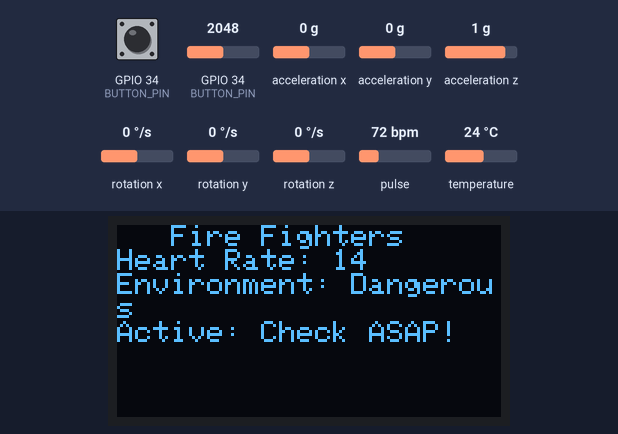
The sketch below on a simulated ESP32. On the bench: 128×64 one-colour display. The test bench sets the inputs (shaded band); at power-on: rotation x 0 °/s, GPIO 34 (BUTTON_PIN) HIGH, GPIO 34 (BUTTON_PIN) = 2048, rotation y 0 °/s, acceleration x 0 g, acceleration y 0 g, acceleration z 1 g, rotation z 0 °/s, pulse 72 bpm, temperature 24 °C. WiFi joins after 1.5 s; servers stay silent unless stated; I2S audio is not simulated (input reads silence); what the sketch prints to the serial monitor is not drawn.

Above: at 9.2 s.
9.3 s: rotation x set to -192 °/s
At 11.4 s:
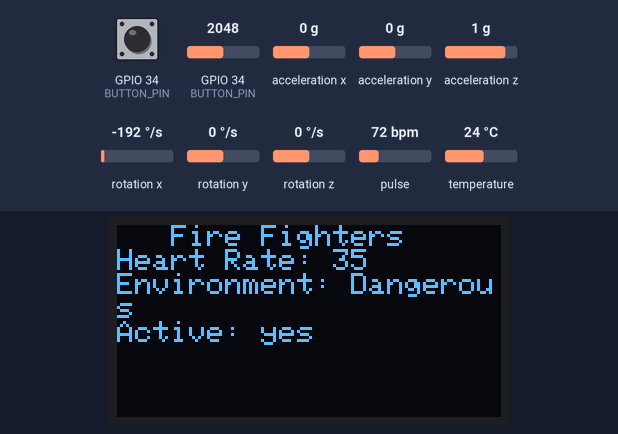
12.3 s: GPIO 34 (BUTTON_PIN) pulled LOW for 0.15 s
At 12.63 s:
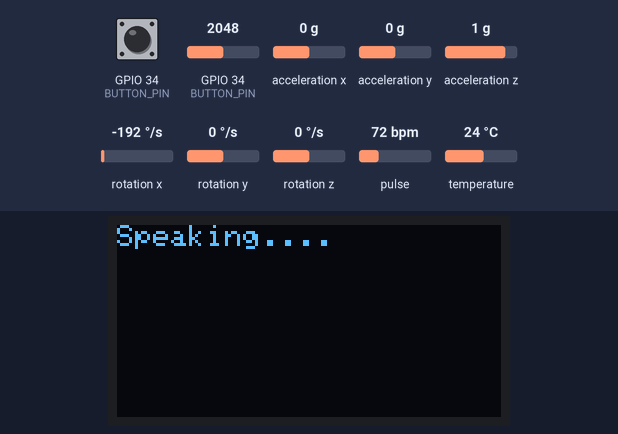
14.2 s: GPIO 34 (BUTTON_PIN) set to 210
At 15.6 s:
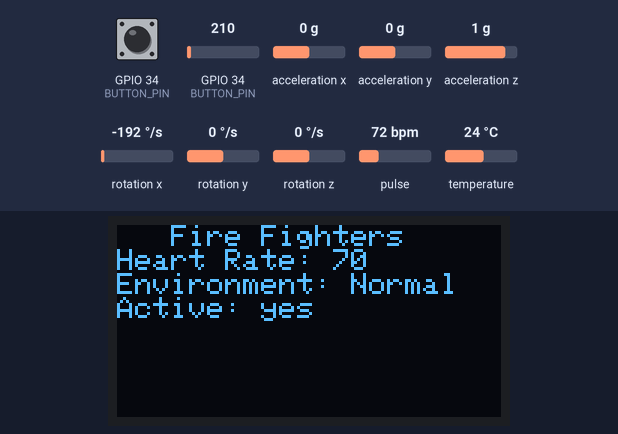
16.2 s: rotation x set to 0 °/s
At 17.9 s:
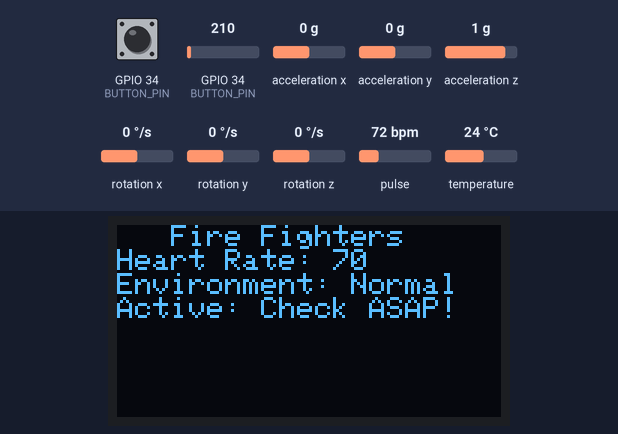
18.2 s: rotation y set to -192 °/s
At 19.9 s:
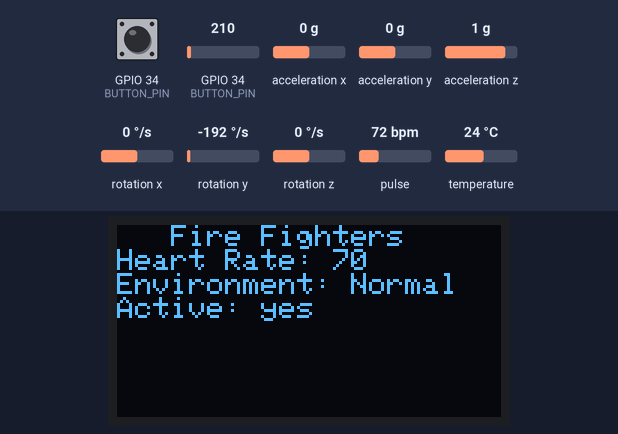
21.2 s: GPIO 34 (BUTTON_PIN) set to 290
At 24.3 s:
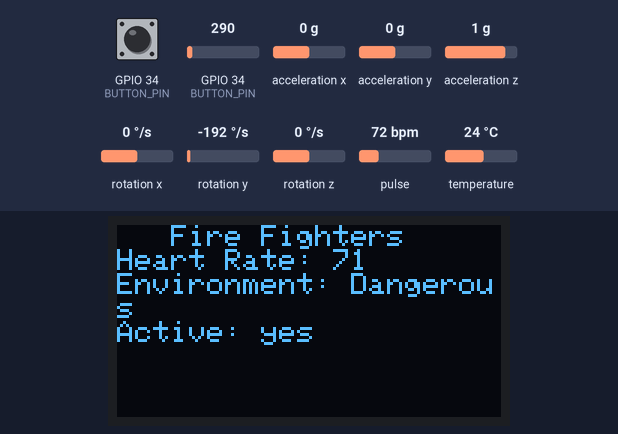
Timing chart, 0 to 25.8 s (numbered marks = the images above; inputs shaded):
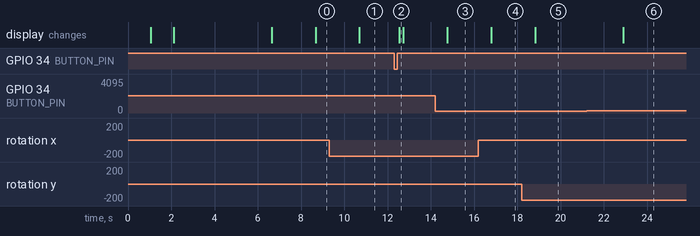

Measured:
- after the input at 9.3 s, the display: changes after 1.4 s (image 1)
- after the input at 12.3 s, the display: changes after 0.24 s (image 2)
- after the input at 14.2 s, the display: changes after 0.57 s (image 3)
- after the input at 16.2 s, the display: changes after 0.59 s (image 4)
- after the input at 18.2 s, the display: changes after 0.63 s (image 5)
- after the input at 21.2 s, the display: changes after 1.7 s (image 6)

The sketch:

full_code.ino
```cpp
TaskHandle_t WalkieTalkie;
TaskHandle_t IMU;
TaskHandle_t Display;
TaskHandle_t HeartRate;


#include <WiFi.h>
#include <driver/i2s.h>
#include <WiFiUdp.h>
#include <Wire.h>
#include "MAX30105.h"
#include "heartRate.h"
#include <Adafruit_GFX.h>
#include <Adafruit_SSD1306.h>
#include <MPU6050_tockn.h>
#include "spo2_algorithm.h"

#define I2S_WS 15
#define I2S_SD 32
#define I2S_SCK 14

#define I2S_WS_S 12    // New WS (Word Select) pin
#define I2S_SD_S 33    // New SD (Serial Data) pin
#define I2S_SCK_S 13   // New SCK (Serial Clock) pin

#define I2S_PORT I2S_NUM_0
#define I2S_SAMPLE_RATE 8000
#define I2S_SAMPLE_RATE_S 7000
#define I2S_SAMPLE_BITS 16
#define I2S_READ_LEN 1024
#define BUTTON_PIN 34
#define s1g 34  //MQ-135 for Sensor 1

const char* ssid = "Fedooora";
const char* password = "24942494";
const char* udpAddress = "172.20.10.5"; // Receiver ESP32 IP address
const int udpPort = 12345;
//const int udpPort_in = 23456;

// Define display parameters
#define SCREEN_WIDTH 128
#define SCREEN_HEIGHT 64
#define OLED_RESET -1


Adafruit_SSD1306 display(SCREEN_WIDTH, SCREEN_HEIGHT, &Wire, OLED_RESET);
MAX30105 particleSensor;

const byte RATE_SIZE = 10;
byte rates[RATE_SIZE];
byte rateSpot = 0;
long lastBeat = 0;
long irValue = 0;
float beatsPerMinute;
int beatAvg;
bool active;
float accX = 0.0;
float accY = 0.0;
float accZ = 0.0;
float gyroX = 0.0;
float gyroY = 0.0;
float gyroZ = 0.0;
float accelerationMagnitude = 0.0;
float gyroMagnitude = 0.0;
float temperature = 0.0;

int GsensorValue1 = 0;
int heartRateVal = 0;
bool speaking = false;
bool listning = true;
WiFiUDP udp;
char udpBuffer[I2S_READ_LEN];
bool audioPlayed = false;  // Flag to track if the audio has been played
MPU6050 mpu6050(Wire);
long timer = 0;
size_t bytesWritten;

void setup() {
  if (!display.begin(SSD1306_SWITCHCAPVCC, 0x3C)) {
    Serial.println(F("SSD1306 allocation failed"));
    for (;;);
  }
  display.clearDisplay();
  display.setTextSize(1);
  display.setTextColor(SSD1306_WHITE);
  // put your setup code here, to run once:
  Serial.begin(115200);
  Wire.begin(21, 22); // SDA, SCL
  WiFi.begin(ssid, password);
  while (WiFi.status() != WL_CONNECTED) {
    delay(1000);
    Serial.println("Connecting to WiFi...");
    display.clearDisplay();
    display.setCursor(0, 0);
    display.print("Connecting to WiFi...");
    display.display();

  }
  Serial.println("Connected to WiFi");
  display.clearDisplay();
  display.setCursor(0, 0);
  display.print("Connected!");
  display.display();
  udp.begin(udpPort);
  // Initialize I2S for recording
  i2sInit();
  //i2sInit_mic();


  pinMode(BUTTON_PIN, INPUT_PULLUP);
  pinMode(s1g, INPUT);
  //pinMode(s1g, INPUT_PULLDOWN);
  // Initialize the display


  if (!particleSensor.begin(Wire, I2C_SPEED_FAST)) {
    Serial.println(F("MAX30102 was not found. Please check wiring/power."));
    while (1);
  }


  Serial.println(F("Place your index finger on the sensor with steady pressure."));

  particleSensor.setup();
  particleSensor.setPulseAmplitudeRed(0x0A);
  particleSensor.setPulseAmplitudeGreen(0);
  particleSensor.enableDIETEMPRDY();
  mpu6050.begin();
  mpu6050.calcGyroOffsets(true);

  // Create tasks
  xTaskCreatePinnedToCore(walkieTalkie, "TaskWalkieTalkie", 15000, NULL, 1, &WalkieTalkie, 0);
  delay(500);
  xTaskCreatePinnedToCore(imu, "TaskImu", 4096, NULL, 1, &IMU, 0);
  delay(500);
  xTaskCreatePinnedToCore(heartRate, "TaskHeartRate", 4096, NULL, 1, &HeartRate, 1);
  delay(500);
  xTaskCreatePinnedToCore(display_wifi, "Taskdisplay", 10000, NULL, 1, &Display, 1);
  delay(500);

}
void walkieTalkie(void *pvParameters){
  for(;;){

    if (digitalRead(BUTTON_PIN) == LOW) {
    recordAndSendAudio();
    listning = false;
    speaking =true;
  }else{
     listning = true;
    speaking =false;
//    int packetSize = udp.parsePacket();
//    if (packetSize) {
//    size_t len = udp.read(udpBuffer, I2S_READ_LEN);
//
//    // Amplify the audio samples
//    for (size_t i = 0; i < len; i += 2) {
//      int16_t* sample = (int16_t*)(udpBuffer + i);
//      *sample *= 6;  // Adjust multiplier to increase volume
//    }
//
//    // Check if we have new audio data and play it
//    if (!audioPlayed) {
//
//      i2s_write(I2S_PORT, udpBuffer, len, &bytesWritten, portMAX_DELAY);
//      audioPlayed = true;  // Set the flag after playing the audio
//    } else if (bytesWritten > 0) {
//      // If audio has been played, we can reset the flag if the buffer is empty
//      audioPlayed = false;
//    }
//  } else {
//    // Reset the flag if no new packet is received
//    audioPlayed = false;
//  }
  }
  vTaskDelay(10);
  }
}
void imu(void *pvParameters){
 for(;;){
   mpu6050.update();
   accX = mpu6050.getAccX();
   accY = mpu6050.getAccY();
   accZ = mpu6050.getAccZ();
   gyroX = mpu6050.getGyroX();
   gyroY = mpu6050.getGyroY();
   gyroZ = mpu6050.getGyroZ();
   GsensorValue1 = analogRead(s1g);

   accelerationMagnitude = sqrt(pow(accX, 2) + pow(accY, 2) + pow(accZ, 2));
   gyroMagnitude = sqrt(pow(gyroX, 2) + pow(gyroY, 2) + pow(gyroZ, 2));
   Serial.println("magnitude:");
   Serial.println(accelerationMagnitude);
   Serial.println("magnitude_gyro:");
   Serial.println(gyroMagnitude);
   Serial.println("gas:");
   Serial.println(GsensorValue1);
  // Detecting activity
  if (gyroMagnitude > 30.0) {
    Serial.println("Person is active");
    active = true;
  }else if(gyroMagnitude < 5){
    active = false;
  }


  delay(500);
  vTaskDelay(10);
 }

}

void heartRate(void *pvParameters){

  for(;;) {
    irValue = particleSensor.getIR();
    temperature = particleSensor.readTemperature();
    if (irValue == 0) {
      Serial.println("No finger detected.");
      delay(100);
      continue;
    }

    if (checkForBeat(irValue) == true) {
      long delta = millis() - lastBeat;
      lastBeat = millis();

      beatsPerMinute = 60 / (delta / 1000.0);

      if (beatsPerMinute < 255 && beatsPerMinute > 20) {
        rates[rateSpot++] = (byte)beatsPerMinute;
        rateSpot %= RATE_SIZE;

        // Calculate the average of the last RATE_SIZE readings
        beatAvg = 0;
        for (byte x = 0; x < RATE_SIZE; x++) {
          beatAvg += rates[x];
        }
        beatAvg /= RATE_SIZE;
      }
      heartRateVal = beatAvg;
      Serial.print("BPM: ");
      Serial.print(beatsPerMinute);
      Serial.print(" | Avg BPM: ");
      Serial.println(beatAvg);
    }
     vTaskDelay(10);
  }

}
void display_wifi(void *pvParameters){

  for(;;){
    if(speaking == true){
    display.clearDisplay();
  display.setCursor(0, 0);

  // Display IMU data
  display.print("Speaking.... ");
  display.display();
  }else{
     if(millis()-timer >2000){
  // Clear the display buffer
  display.clearDisplay();
  display.setCursor(0, 0);
  display.println("   Fire Fighters");
  // Display IMU data
  display.print("Heart Rate: ");
  display.println(heartRateVal);
  display.print("Environment: ");
  if(GsensorValue1>250){
    display.println("Dangerous");
  }else if(GsensorValue1<250){
    display.println("Normal");
  }
   display.print("Active: ");
  if(active==true){
    display.println("yes");
  }else if(active == false){
    display.println("Check ASAP!");
  }
  display.display();  // Update the display

  timer = millis();
}
  }
   vTaskDelay(10);
  }


}

void loop() {
  // put your main code here, to run repeatedly:

}
void i2sInit() {
  i2s_config_t i2s_config = {
    .mode = (i2s_mode_t)(I2S_MODE_MASTER | I2S_MODE_RX),
    .sample_rate = I2S_SAMPLE_RATE,
    .bits_per_sample = i2s_bits_per_sample_t(I2S_SAMPLE_BITS),
    .channel_format = I2S_CHANNEL_FMT_ONLY_LEFT,
    .communication_format = i2s_comm_format_t(I2S_COMM_FORMAT_I2S | I2S_COMM_FORMAT_I2S_MSB),
    .intr_alloc_flags = ESP_INTR_FLAG_LEVEL1,
    .dma_buf_count = 8,
    .dma_buf_len = 1024
  };
  i2s_driver_install(I2S_PORT, &i2s_config, 0, NULL);

  i2s_pin_config_t pin_config = {
    .bck_io_num = I2S_SCK,
    .ws_io_num = I2S_WS,
    .data_out_num = -1,
    .data_in_num = I2S_SD
  };
  i2s_set_pin(I2S_PORT, &pin_config);
}
void i2sInit_mic() {
  i2s_config_t i2s_config = {
    .mode = (i2s_mode_t)(I2S_MODE_MASTER | I2S_MODE_TX),
    .sample_rate = I2S_SAMPLE_RATE_S,
    .bits_per_sample = I2S_BITS_PER_SAMPLE_16BIT,
    .channel_format = I2S_CHANNEL_FMT_ONLY_LEFT,
    .communication_format = (i2s_comm_format_t)I2S_COMM_FORMAT_I2S,
    .intr_alloc_flags = ESP_INTR_FLAG_LEVEL1,
    .dma_buf_count = 8,
    .dma_buf_len = 1024
  };
  i2s_driver_install(I2S_PORT, &i2s_config, 0, NULL);

  i2s_pin_config_t pin_config = {
    .bck_io_num = I2S_SCK_S,
    .ws_io_num = I2S_WS_S,
    .data_out_num = I2S_SD_S,
    .data_in_num = -1
  };
  i2s_set_pin(I2S_PORT, &pin_config);
}

void recordAndSendAudio() {
  Serial.print("Start Recording");
  char i2s_read_buff[I2S_READ_LEN];
  size_t bytesRead;
  float volumeMultiplier = 2.0;

  while (digitalRead(BUTTON_PIN) == LOW) {
    i2s_read(I2S_PORT, (void*)i2s_read_buff, I2S_READ_LEN, &bytesRead, portMAX_DELAY);
     for (int i = 0; i < bytesRead; i += 2) {
      int16_t* sample = (int16_t*)(i2s_read_buff + i);
      *sample = (int16_t)(*sample * volumeMultiplier);

      // Ensure the sample stays within the 16-bit range to avoid clipping
      if (*sample > 32767) *sample = 32767;
      else if (*sample < -32768) *sample = -32768;
    }
    Serial.println(bytesRead);

    udp.beginPacket(udpAddress, udpPort);
    udp.write((uint8_t*)i2s_read_buff, bytesRead);
    udp.endPacket();
  }
}
```
